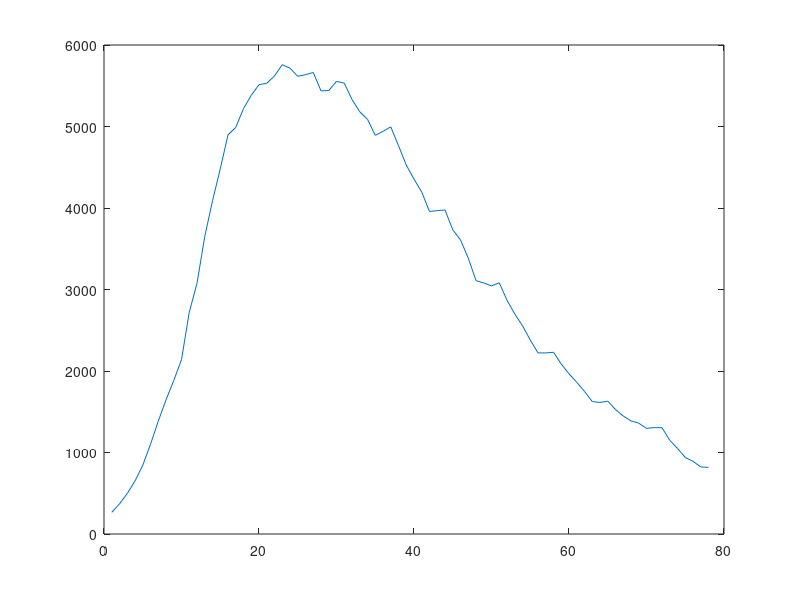

The MATLAB source for this figure: (Note: this script raises an error after producing the figure.)
clear all
close all
load('y.mat', 'y');
% Confinement
yc = y(1:78);%55 = 0.7 * 78 ///// 23 = 0.3*78
yc_train = yc(1:55);
yc_val = yc(56:end);
%Social distancing
ysd = y(79:139);% 43 = 0.7*62 ////// 19 = 0.3*62
ysd_train = ysd(1:43);
ysd_val = ysd(44:end);
%% 
%---------------------------------
% Confinement Mode
%--------------------------------
errorc_train = zeros(30,1);
errorc_val = zeros(30,1);
plot([yc_train;yc_val]); hold on;
for p = 2:2
[errorc_val(p), errorc_train(p)] = error(yc,yc_train, yc_val, p);
end
figure
plot(1:30, errorc_train);
figure
plot(1:30, errorc_val);

%% 
%---------------------------------
% Social distancing Mode
%--------------------------------
errorsd_train = zeros(30,1);
errorsd_val = zeros(30,1);
plot([ysd_train;ysd_val]); hold on;
for p = 2:2
[errorsd_val(p), errorsd_train(p)] = error(ysd,ysd_train, ysd_val, p);
end
figure
plot(1:30, errorsd_train);
figure
plot(1:30, errorsd_val);

%%
%-----------------------------------------
% Useful functions
%------------------------------------------
function [error_val, error_train] = error(y,y_train, y_val, p)
N = length(y_train)-1;
[alpha, y_train_p] = solveLeastSquares(y_train, p,N);
error_train = norm(y_train-y_train_p);
ytemp = y(N+2-p:end);
for t = p+1 : length(ytemp)
   ytemp(t) = alpha(1);
   for i = 2:p+1
      ytemp(t) = ytemp(t)+alpha(i)*ytemp(t-i+1);
   end   
   test = ytemp(t)
   test1 = ytemp(t-i+1)
end
y_val_p = ytemp(p+1:end);
error_val = norm(y_val-y_val_p);
plot([y_train_p;y_val_p], 'DisplayName',strcat('p=', num2str(p))); hold on;
y_val_p(1)
end

function [alpha, y_p] = solveLeastSquares(y,p,N)
A = zeros(N+1,p+1);
A(:,1) = 1;
for j = 1:p
    A(j+1:p,j+1) = y(1:p-j);
    A(p+1:end,p+2-j) = y(j:j+(N-p));
end
b=y;

[Q,R] = qr(A);
Qprim = Q(:,1:p+1);
Rprim = R(1:p+1,:);
alpha = Rprim\(Qprim'*b);

y_p = A*alpha;
end
